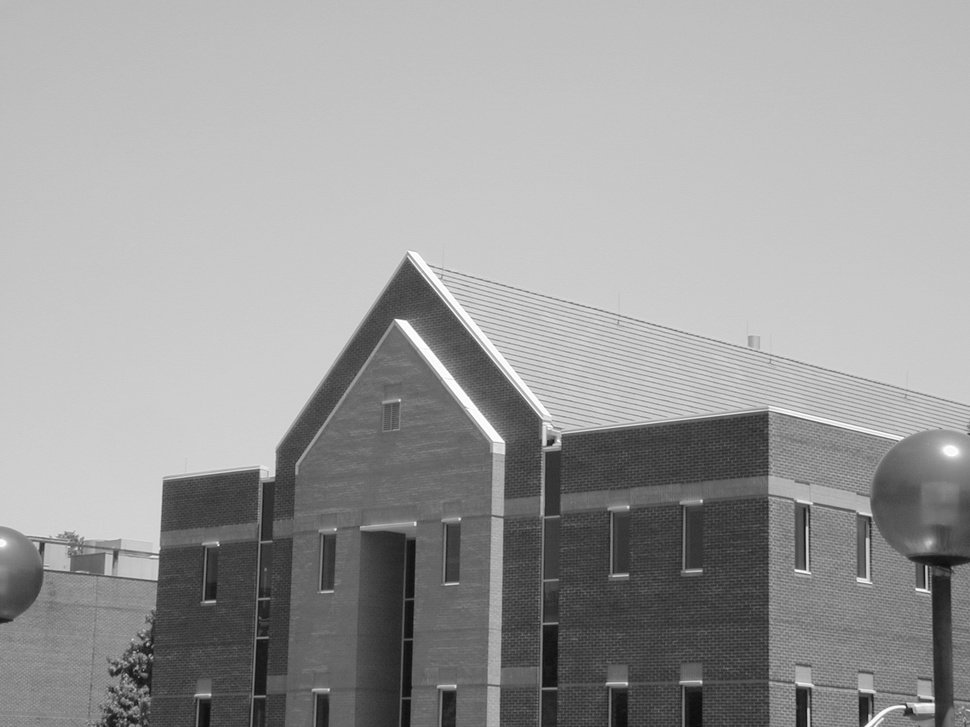
#> input picture Problem_Set_4/images/building.jpg, 970 x 727 px, shrunk from 1600 x 1200 before the run, given in place of chessboard.png, which was not available
$ jupyter execute --allow-errors problem_set_4.ipynb   (shell and % lines are left out)   (Python 2 division)   (text cells are left out)
#> lines starting #> are read from the running program, lines starting #| are printed output that depends on the picture; after the words box and inside, x2 and y2 are one past the last pixel; in counts of white or black regions, pixels touching at a corner belong together; pictures that were not available may be replaced by others from this repository, and a replacement may not be noted
[cell 1]
# wx, gtk, osx or tk

[cell 2]
import cv2
import numpy as np
import matplotlib.pyplot as plt
import sys
#> (the rest of this cell did not finish here and is left out)

[cell 3]
import cv2
import numpy as np
import random
import matplotlib.pyplot as plt

def labelConnectedComponents(image, adj):
    ret, image2 = cv2.threshold(image,127,255,cv2.THRESH_BINARY) #Aplicar Thresholding
    image = cv2.cvtColor(image2, cv2.COLOR_GRAY2BGR) #Convertir a RGB/BGR
    if(adj == 8):
        '''
        contours, hierarchy = cv2.findContours(image2,cv2.RETR_TREE,cv2.CHAIN_APPROX_NONE)
        print "contours: ", len(contours)
        cont = 0
        for i in range(len(contours)):
            cont+= 1
            r = random.randint(0,255)
            g = random.randint(0,255)
            b = random.randint(0,255)
            cv2.drawContours(image, contours, i, (b,g,r), thickness=-1)
        print "8: ", cont
        '''
        h, w = image2.shape #Obtener dimensiones de la imagen
        mask = np.zeros((h+2, w+2), np.uint8) #Crear mascaras necesaria para floodfill
        mask2 = np.zeros((h+2, w+2), np.uint8)
        cont = 0 #Contador de componentes conexas
        for i in range(h):
            for j in range(w):
                if(image2[i,j] == 255): #Si esta en una componente no marcada
                    cont+=  1 #Aumentar contador
                    r = random.randint(0,255) #Elegir un color aleatoriamente
                    g = random.randint(0,255)
                    b = random.randint(0,255)
                    cv2.floodFill(image, mask,(j,i), (b,g,r), flags = 8) #Realizar floodfill con conectividad 8
                    cv2.floodFill(image2, mask2,(j,i), 125, flags = 8) #Marcar la componente
        print "4: ", cont

    elif(adj == 4):
        h, w = image2.shape #Obtener dimensiones de la imagen
        mask = np.zeros((h+2, w+2), np.uint8) #Crear mascaras necesaria para floodfill
        mask2 = np.zeros((h+2, w+2), np.uint8)
        cont = 0 #Contador de componentes conexas
        for i in range(h):
            for j in range(w):
                if(image2[i,j] == 255): #Si esta en una componente no marcada
                    cont+=  1 #Aumentar contador
                    r2 = random.randint(0,255) #Elegir un color aleatoriamente
                    g2 = random.randint(0,255)
                    b2 = random.randint(0,255)
                    cv2.floodFill(image, mask,(j,i), (b2,g2,r2), flags = 4) #Realizar floodfill con conectividad 8
                    cv2.floodFill(image2, mask2,(j,i), 125, flags = 4) #Marcar la componente
        print "4: ", cont
    return image

imag = cv2.imread("chessboard.png", cv2.IMREAD_GRAYSCALE)
#> imag is the input picture: shape (727, 970); min 12, max 255, mean 155.4
imag = cv2.imread("crosses.png", cv2.IMREAD_GRAYSCALE)
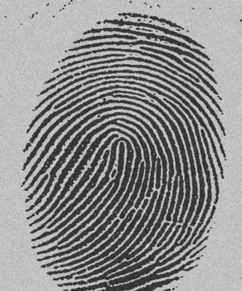
#> input picture Problem_Set_4/images/fingerprint.jpg, 242 x 291 px, shrunk from 400 x 480 before the run, given in place of crosses.png, which was not available
#> imag is the input picture: shape (291, 242); min 27, max 222, mean 140.2
imag = cv2.imread("spheres.jpg", cv2.IMREAD_GRAYSCALE)
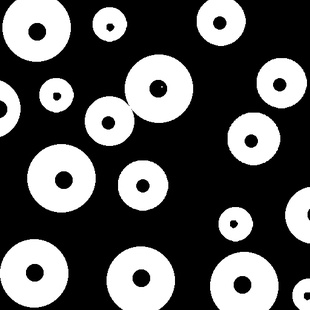
#> input picture Problem_Set_4/images/spheres.jpg, 310 x 310 px, shrunk from 512 x 512 before the run, found by its file name
#> imag is the input picture: shape (310, 310); min 0, max 255, mean 90
imag = cv2.imread("stack.png", cv2.IMREAD_GRAYSCALE)
plt.figure(); plt.imshow(imag, cmap='gray'); plt.title("Original Image")
imag2 = labelConnectedComponents(imag, 4) #Llamada con conectividad 4
#> in labelConnectedComponents, `ret, image2 = cv2.threshold(image,127,255,cv2.THRESH_BINARY)`:
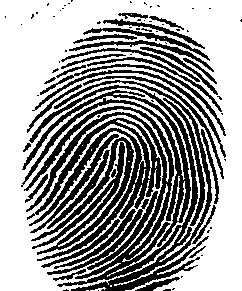
#> image2: shape (291, 242); 61.3% white; 80 black regions (48 under 20 px), largest, box (x1, y1, x2, y2) and area: (24, 80, 212, 291) 9368, (27, 118, 161, 261) 3568, (21, 90, 191, 247) 2769
#> after the loop in labelConnectedComponents, `for i in range(h):`:
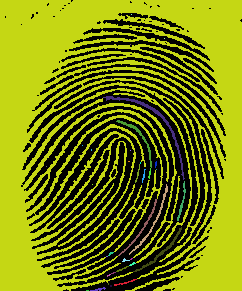
#> image: shape (291, 242, 3); mean B, G, R 13.7, 129.9, 119.1
#> after the loop in labelConnectedComponents, `for i in range(h):`: cont = 37
#| 4:  37
imag3 = labelConnectedComponents(imag, 8) #Llamada con conectividad 8
#> call 2 of labelConnectedComponents, with adj = 8
#> after the loop in labelConnectedComponents (call 2), `for i in range(h):`:
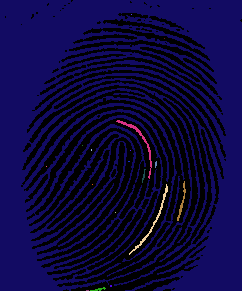
#> image: shape (291, 242, 3); mean B, G, R 60.9, 7.6, 12.3
#> after the loop in labelConnectedComponents (call 2), `for i in range(h):`: cont = 18
#| 4:  18
plt.figure(); plt.imshow(imag2); plt.title("Labeled Image (4-connectivity)")
plt.figure(); plt.imshow(imag3); plt.title("Labeled Image (8-connectivity)")
